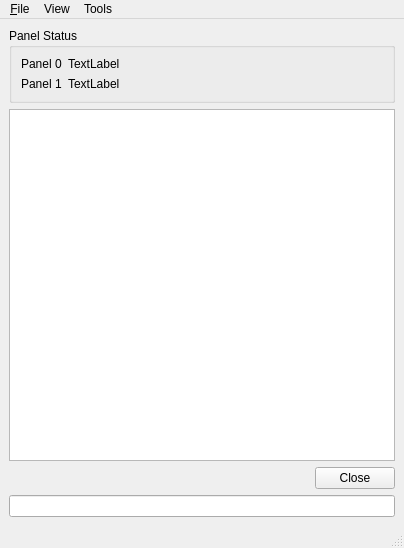
<?xml version="1.0" encoding="UTF-8"?>
<ui version="4.0">
 <class>ui_acquire_4030e_window</class>
 <widget class="QMainWindow" name="ui_acquire_4030e_window">
  <property name="geometry">
   <rect>
    <x>0</x>
    <y>0</y>
    <width>404</width>
    <height>548</height>
   </rect>
  </property>
  <property name="windowTitle">
   <string>MainWindow</string>
  </property>
  <widget class="QWidget" name="centralwidget">
   <layout class="QVBoxLayout" name="verticalLayout_2">
    <item>
     <widget class="QGroupBox" name="groupBox">
      <property name="title">
       <string>Panel Status</string>
      </property>
      <layout class="QVBoxLayout" name="verticalLayout">
       <item>
        <layout class="QFormLayout" name="formLayout">
         <item row="0" column="0">
          <widget class="QLabel" name="label_2">
           <property name="sizePolicy">
            <sizepolicy hsizetype="Preferred" vsizetype="Preferred">
             <horstretch>0</horstretch>
             <verstretch>0</verstretch>
            </sizepolicy>
           </property>
           <property name="text">
            <string>Panel 0</string>
           </property>
          </widget>
         </item>
         <item row="0" column="1">
          <widget class="QLabel" name="panel_1_status">
           <property name="sizePolicy">
            <sizepolicy hsizetype="Expanding" vsizetype="Preferred">
             <horstretch>0</horstretch>
             <verstretch>0</verstretch>
            </sizepolicy>
           </property>
           <property name="text">
            <string>TextLabel</string>
           </property>
          </widget>
         </item>
         <item row="1" column="0">
          <widget class="QLabel" name="label_3">
           <property name="sizePolicy">
            <sizepolicy hsizetype="Preferred" vsizetype="Preferred">
             <horstretch>0</horstretch>
             <verstretch>0</verstretch>
            </sizepolicy>
           </property>
           <property name="text">
            <string>Panel 1</string>
           </property>
          </widget>
         </item>
         <item row="1" column="1">
          <widget class="QLabel" name="panel_2_status">
           <property name="sizePolicy">
            <sizepolicy hsizetype="Expanding" vsizetype="Preferred">
             <horstretch>0</horstretch>
             <verstretch>0</verstretch>
            </sizepolicy>
           </property>
           <property name="text">
            <string>TextLabel</string>
           </property>
          </widget>
         </item>
        </layout>
       </item>
      </layout>
     </widget>
    </item>
    <item>
     <widget class="QPlainTextEdit" name="log_viewer">
      <property name="readOnly">
       <bool>true</bool>
      </property>
     </widget>
    </item>
    <item>
     <layout class="QHBoxLayout" name="horizontalLayout">
      <item>
       <spacer name="horizontalSpacer">
        <property name="orientation">
         <enum>Qt::Horizontal</enum>
        </property>
        <property name="sizeHint" stdset="0">
         <size>
          <width>40</width>
          <height>20</height>
         </size>
        </property>
       </spacer>
      </item>
      <item>
       <widget class="QPushButton" name="close_button">
        <property name="text">
         <string>Close</string>
        </property>
       </widget>
      </item>
     </layout>
    </item>
    <item>
     <widget class="QLineEdit" name="lineEditAdvantechIDI"/>
    </item>
   </layout>
  </widget>
  <widget class="QMenuBar" name="menubar">
   <property name="geometry">
    <rect>
     <x>0</x>
     <y>0</y>
     <width>404</width>
     <height>20</height>
    </rect>
   </property>
   <widget class="QMenu" name="menu_File">
    <property name="title">
     <string>&amp;File</string>
    </property>
    <addaction name="action_Close"/>
    <addaction name="action_SafeQuit"/>
   </widget>
   <widget class="QMenu" name="menuView">
    <property name="title">
     <string>View</string>
    </property>
    <addaction name="actionPanel_Controller_0"/>
    <addaction name="actionPanel_Controller_1"/>
   </widget>
   <widget class="QMenu" name="menuTools">
    <property name="title">
     <string>Tools</string>
    </property>
    <addaction name="action_RestartPanel_0"/>
    <addaction name="action_RestartPanel_1"/>
   </widget>
   <addaction name="menu_File"/>
   <addaction name="menuView"/>
   <addaction name="menuTools"/>
  </widget>
  <widget class="QStatusBar" name="statusbar"/>
  <action name="action_Close">
   <property name="text">
    <string>&amp;Close</string>
   </property>
  </action>
  <action name="action_SafeQuit">
   <property name="text">
    <string>&amp;Quit</string>
   </property>
  </action>
  <action name="actionPanel_Controller_0">
   <property name="text">
    <string>Panel Controller 0</string>
   </property>
  </action>
  <action name="actionPanel_Controller_1">
   <property name="text">
    <string>Panel Controller 1</string>
   </property>
  </action>
  <action name="action_ForcedQuit">
   <property name="text">
    <string>&amp;Quit</string>
   </property>
  </action>
  <action name="action_RestartPanel_0">
   <property name="text">
    <string>Restart Panel 0</string>
   </property>
  </action>
  <action name="action_RestartPanel_1">
   <property name="text">
    <string>Restart Panel 1</string>
   </property>
  </action>
 </widget>
 <resources/>
 <connections>
  <connection>
   <sender>action_SafeQuit</sender>
   <signal>triggered()</signal>
   <receiver>ui_acquire_4030e_window</receiver>
   <slot>request_quit()</slot>
   <hints>
    <hint type="sourcelabel">
     <x>-1</x>
     <y>-1</y>
    </hint>
    <hint type="destinationlabel">
     <x>280</x>
     <y>250</y>
    </hint>
   </hints>
  </connection>
  <connection>
   <sender>action_Close</sender>
   <signal>triggered()</signal>
   <receiver>ui_acquire_4030e_window</receiver>
   <slot>hide()</slot>
   <hints>
    <hint type="sourcelabel">
     <x>-1</x>
     <y>-1</y>
    </hint>
    <hint type="destinationlabel">
     <x>280</x>
     <y>250</y>
    </hint>
   </hints>
  </connection>
  <connection>
   <sender>close_button</sender>
   <signal>clicked()</signal>
   <receiver>ui_acquire_4030e_window</receiver>
   <slot>hide()</slot>
   <hints>
    <hint type="sourcelabel">
     <x>392</x>
     <y>497</y>
    </hint>
    <hint type="destinationlabel">
     <x>280</x>
     <y>250</y>
    </hint>
   </hints>
  </connection>
  <connection>
   <sender>actionPanel_Controller_0</sender>
   <signal>triggered()</signal>
   <receiver>ui_acquire_4030e_window</receiver>
   <slot>ShowPanelControl_0()</slot>
   <hints>
    <hint type="sourcelabel">
     <x>-1</x>
     <y>-1</y>
    </hint>
    <hint type="destinationlabel">
     <x>402</x>
     <y>48</y>
    </hint>
   </hints>
  </connection>
  <connection>
   <sender>actionPanel_Controller_1</sender>
   <signal>triggered()</signal>
   <receiver>ui_acquire_4030e_window</receiver>
   <slot>ShowPanelControl_1()</slot>
   <hints>
    <hint type="sourcelabel">
     <x>-1</x>
     <y>-1</y>
    </hint>
    <hint type="destinationlabel">
     <x>201</x>
     <y>250</y>
    </hint>
   </hints>
  </connection>
  <connection>
   <sender>action_RestartPanel_0</sender>
   <signal>triggered()</signal>
   <receiver>ui_acquire_4030e_window</receiver>
   <slot>RestartPanel_0()</slot>
   <hints>
    <hint type="sourcelabel">
     <x>-1</x>
     <y>-1</y>
    </hint>
    <hint type="destinationlabel">
     <x>201</x>
     <y>250</y>
    </hint>
   </hints>
  </connection>
  <connection>
   <sender>action_RestartPanel_1</sender>
   <signal>triggered()</signal>
   <receiver>ui_acquire_4030e_window</receiver>
   <slot>RestartPanel_1()</slot>
   <hints>
    <hint type="sourcelabel">
     <x>-1</x>
     <y>-1</y>
    </hint>
    <hint type="destinationlabel">
     <x>201</x>
     <y>250</y>
    </hint>
   </hints>
  </connection>
  <connection>
   <sender>action_ForcedQuit</sender>
   <signal>triggered()</signal>
   <receiver>ui_acquire_4030e_window</receiver>
   <slot>FinalQuit()</slot>
   <hints>
    <hint type="sourcelabel">
     <x>-1</x>
     <y>-1</y>
    </hint>
    <hint type="destinationlabel">
     <x>201</x>
     <y>250</y>
    </hint>
   </hints>
  </connection>
 </connections>
 <slots>
  <slot>request_quit()</slot>
  <slot>ShowPanelControl_0()</slot>
  <slot>ShowPanelControl_1()</slot>
  <slot>RestartPanel_0()</slot>
  <slot>RestartPanel_1()</slot>
  <slot>FinalQuit()</slot>
  <slot>RunRelay_Panel0()</slot>
  <slot>RunRelay_Panel1()</slot>
 </slots>
</ui>
